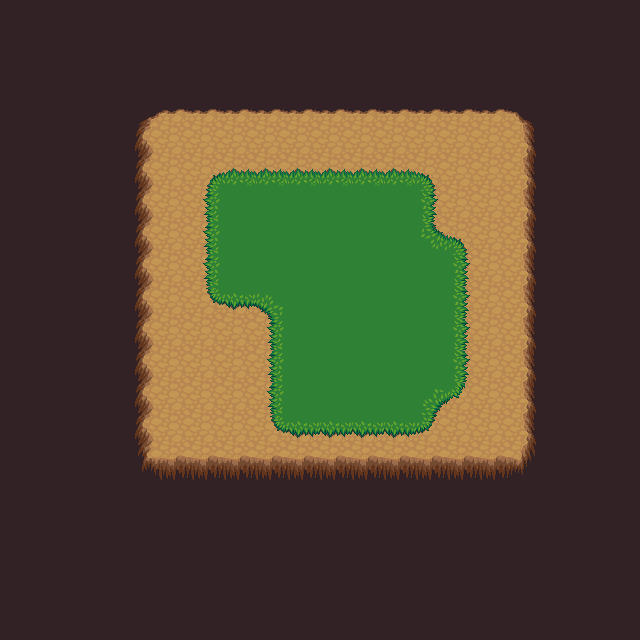

Rendered tile map (Tiled .tmx) drawn with the repository's tilesets; below, a short description and the map source with its tile grids summarised:
An orthogonal 20x20 tile map with 32x32 px tiles, 2 tile layers (Tile Layer 1, Tile Layer 2).

<map version="1.0" orientation="orthogonal" width="20" height="20" tilewidth="32" tileheight="32">
 <tileset firstgid="1" name="tiles1" tilewidth="32" tileheight="32">
  <image source="tiles1.png" width="256" height="512" />
 </tileset>
 <layer name="Tile Layer 1" width="20" height="20">
  <data>[400 cells, 400 non-empty, 3 distinct tile ids]</data>
 </layer>
 <layer name="Tile Layer 2" width="20" height="20">
  <data>[400 cells, 78 non-empty, 20 distinct tile ids]</data>
 </layer>
</map>